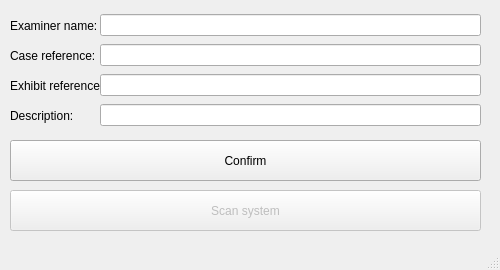
<?xml version="1.0" encoding="UTF-8"?>
<ui version="4.0">
 <class>UserInput</class>
 <widget class="QMainWindow" name="UserInput">
  <property name="geometry">
   <rect>
    <x>0</x>
    <y>0</y>
    <width>500</width>
    <height>270</height>
   </rect>
  </property>
  <property name="minimumSize">
   <size>
    <width>500</width>
    <height>270</height>
   </size>
  </property>
  <property name="maximumSize">
   <size>
    <width>500</width>
    <height>315</height>
   </size>
  </property>
  <property name="windowTitle">
   <string>Crypto scrape Triage</string>
  </property>
  <widget class="QWidget" name="centralwidget">
   <widget class="QWidget" name="verticalLayoutWidget">
    <property name="geometry">
     <rect>
      <x>10</x>
      <y>10</y>
      <width>91</width>
      <height>31</height>
     </rect>
    </property>
    <layout class="QVBoxLayout" name="verticalLayout">
     <item>
      <widget class="QLabel" name="LabelExaminer">
       <property name="text">
        <string>Examiner name:</string>
       </property>
      </widget>
     </item>
    </layout>
   </widget>
   <widget class="QWidget" name="verticalLayoutWidget_2">
    <property name="geometry">
     <rect>
      <x>100</x>
      <y>10</y>
      <width>381</width>
      <height>31</height>
     </rect>
    </property>
    <layout class="QVBoxLayout" name="verticalLayout_2">
     <item>
      <widget class="QLineEdit" name="TextExaminer"/>
     </item>
    </layout>
   </widget>
   <widget class="QWidget" name="verticalLayoutWidget_3">
    <property name="geometry">
     <rect>
      <x>10</x>
      <y>40</y>
      <width>91</width>
      <height>31</height>
     </rect>
    </property>
    <layout class="QVBoxLayout" name="verticalLayout_3">
     <item>
      <widget class="QLabel" name="LabelCase">
       <property name="text">
        <string>Case reference:</string>
       </property>
      </widget>
     </item>
    </layout>
   </widget>
   <widget class="QWidget" name="verticalLayoutWidget_4">
    <property name="geometry">
     <rect>
      <x>100</x>
      <y>40</y>
      <width>381</width>
      <height>31</height>
     </rect>
    </property>
    <layout class="QVBoxLayout" name="verticalLayout_4">
     <item>
      <widget class="QLineEdit" name="TextCase"/>
     </item>
    </layout>
   </widget>
   <widget class="QWidget" name="verticalLayoutWidget_5">
    <property name="geometry">
     <rect>
      <x>10</x>
      <y>70</y>
      <width>91</width>
      <height>31</height>
     </rect>
    </property>
    <layout class="QVBoxLayout" name="verticalLayout_5">
     <item>
      <widget class="QLabel" name="LabelCase_2">
       <property name="text">
        <string>Exhibit reference:</string>
       </property>
      </widget>
     </item>
    </layout>
   </widget>
   <widget class="QWidget" name="verticalLayoutWidget_6">
    <property name="geometry">
     <rect>
      <x>100</x>
      <y>70</y>
      <width>381</width>
      <height>31</height>
     </rect>
    </property>
    <layout class="QVBoxLayout" name="verticalLayout_6">
     <item>
      <widget class="QLineEdit" name="TextExhibit"/>
     </item>
    </layout>
   </widget>
   <widget class="QWidget" name="verticalLayoutWidget_7">
    <property name="geometry">
     <rect>
      <x>10</x>
      <y>100</y>
      <width>91</width>
      <height>31</height>
     </rect>
    </property>
    <layout class="QVBoxLayout" name="verticalLayout_7">
     <item>
      <widget class="QLabel" name="LabelCase_3">
       <property name="text">
        <string>Description:</string>
       </property>
      </widget>
     </item>
    </layout>
   </widget>
   <widget class="QWidget" name="verticalLayoutWidget_8">
    <property name="geometry">
     <rect>
      <x>100</x>
      <y>100</y>
      <width>381</width>
      <height>31</height>
     </rect>
    </property>
    <layout class="QVBoxLayout" name="verticalLayout_8">
     <item>
      <widget class="QLineEdit" name="TextDescription"/>
     </item>
    </layout>
   </widget>
   <widget class="QWidget" name="verticalLayoutWidget_10">
    <property name="geometry">
     <rect>
      <x>10</x>
      <y>190</y>
      <width>471</width>
      <height>41</height>
     </rect>
    </property>
    <layout class="QVBoxLayout" name="verticalLayout_10">
     <item>
      <widget class="QPushButton" name="ButtonScan">
       <property name="enabled">
        <bool>false</bool>
       </property>
       <property name="sizePolicy">
        <sizepolicy hsizetype="Expanding" vsizetype="Expanding">
         <horstretch>0</horstretch>
         <verstretch>0</verstretch>
        </sizepolicy>
       </property>
       <property name="text">
        <string>Scan system</string>
       </property>
      </widget>
     </item>
    </layout>
   </widget>
   <widget class="QWidget" name="verticalLayoutWidget_11">
    <property name="geometry">
     <rect>
      <x>10</x>
      <y>140</y>
      <width>471</width>
      <height>41</height>
     </rect>
    </property>
    <layout class="QVBoxLayout" name="verticalLayout_11">
     <item>
      <widget class="QPushButton" name="ButtonConfirm">
       <property name="sizePolicy">
        <sizepolicy hsizetype="Expanding" vsizetype="Expanding">
         <horstretch>0</horstretch>
         <verstretch>0</verstretch>
        </sizepolicy>
       </property>
       <property name="text">
        <string>Confirm</string>
       </property>
      </widget>
     </item>
    </layout>
   </widget>
  </widget>
  <widget class="QStatusBar" name="statusbar"/>
 </widget>
 <resources/>
 <connections/>
</ui>
